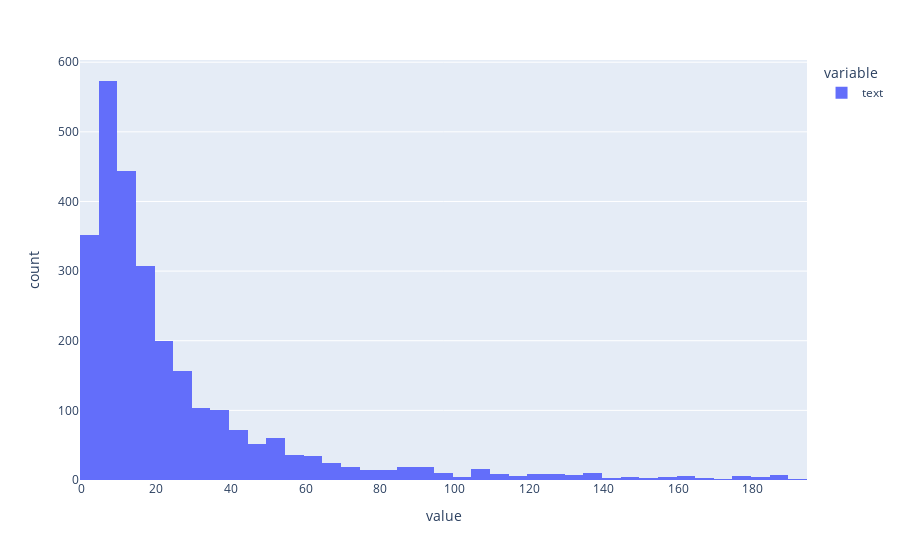

Notebook code cell kept with this figure:
### Code cell
# Look at length (#words) distribution
pd.options.plotting.backend = 'plotly'

lens = fp.text.str.split().str.len()
lens[lens<200].plot.hist()

### Figure 1 — Plotly figure (JSON) as saved in the notebook; plotly's stock layout.template omitted (floating-point values rounded to 4 significant figures; data arrays with more than 128 entries replaced by an {"elided": "..."} marker saying what was removed)
{"data": [{"alignmentgroup": "True", "bingroup": "x", "hovertemplate": "variable=text<br>value=%{x}<br>count=%{y}<extra></extra>", "legendgroup": "text", "marker": {"color": "#636efa", "pattern": {"shape": ""}}, "name": "text", "offsetgroup": "text", "orientation": "v", "showlegend": true, "type": "histogram", "x": {"elided": "2726 int values"}, "xaxis": "x", "yaxis": "y"}], "layout": {"autosize": true, "barmode": "relative", "legend": {"title": {"text": "variable"}, "tracegroupgap": 0}, "margin": {"t": 60}, "xaxis": {"anchor": "y", "autorange": true, "domain": [0, 1], "range": [-0.5, 194.5], "title": {"text": "value"}, "type": "linear"}, "yaxis": {"anchor": "x", "autorange": true, "domain": [0, 1], "range": [0, 603.2], "title": {"text": "count"}}}}
